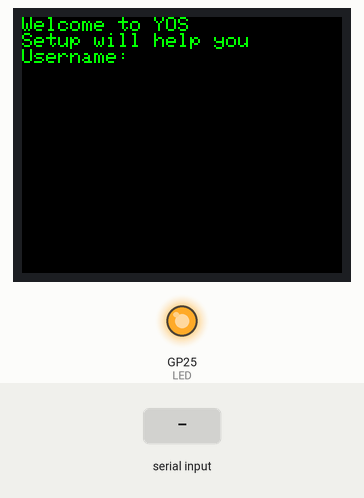
This sketch was run on a simulated Raspberry Pi Pico. On the bench: 160×128 colour display, output pins drawn as LEDs (lit = HIGH). The test bench sets the inputs (shaded band). Storage starts empty; what the sketch prints to the serial monitor is not drawn.

Above: at 14.5 s.
14.6 s: "/PASSWORD\n" received over Serial
At 15.5 s:
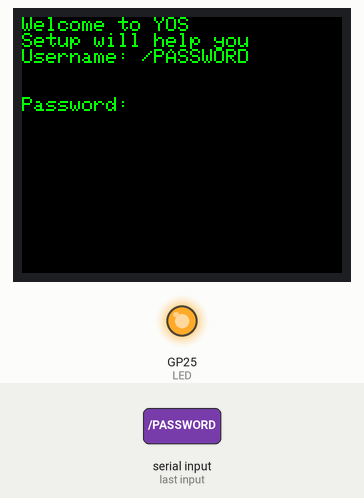
16.1 s: "PASSWORD\n" received over Serial
At 16.6 s:
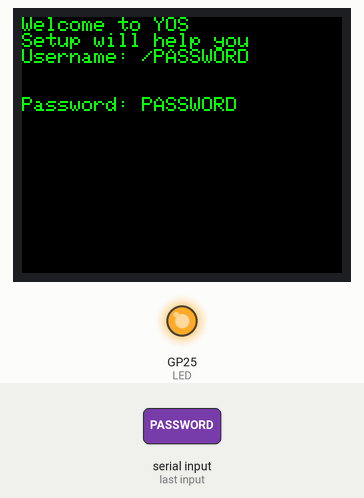
17.6 s: "END\n" received over Serial
At 19.9 s:
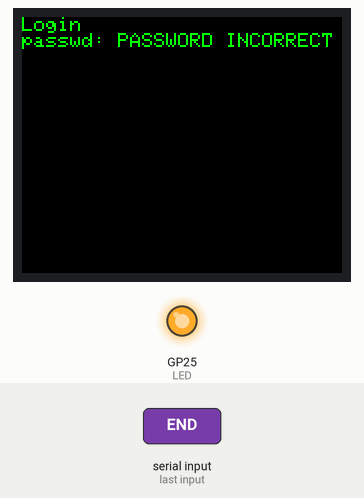
23.6 s: "PASSWORD\n" received over Serial
At 26.3 s:
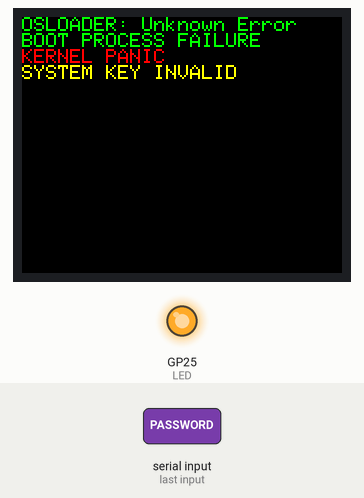
26.6 s: "mkdir \n" received over Serial
At 27.0 s:
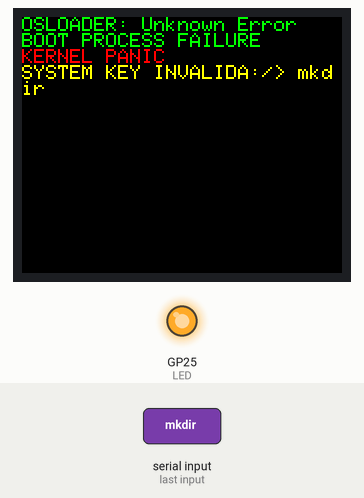
28.1 s: "makefile \n" received over Serial
At 29.3 s:
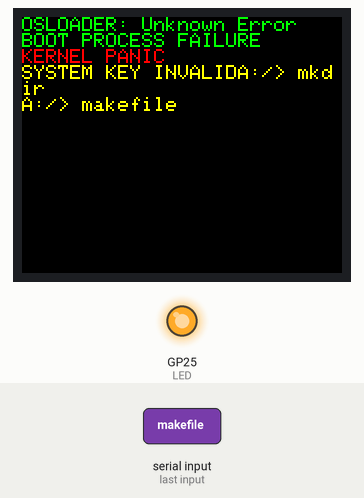
Timing chart, 0 to 30.6 s (numbered marks = the images above; inputs shaded):
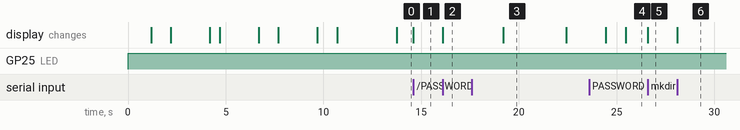

The sketch:

Project_DOS_9.0.ino
```cpp
#include <LittleFS.h>
#include <Arduino.h>
#include <SPI.h>
#include <Adafruit_GFX.h>
#include <Adafruit_ST7735.h>
#include <pico/bootrom.h>

bool bootsel_() {
  return BOOTSEL;
}

#define TFT_CS 11
#define TFT_RST 12
#define TFT_DC 13
#define TFT_MOSI 3
#define TFT_SCLK 2
#define LED 25

Adafruit_ST7735 tft = Adafruit_ST7735(TFT_CS, TFT_DC, TFT_MOSI, TFT_SCLK, TFT_RST);

int j8 = 1759284;
int fastboot = 0;
String username = "";
int junk = 0;
int rotation_man = 1;
bool cp437_state = true;
String readfile(String path);
void makefile(const char* path, const String& content);
void mkdir(const char* name);
void scripter();
void run();
void notepad(const char* patha);
void ref();
void listDir(const char* path);
void drawLogo();


void format() {
  tft.print("Reseting...");
  delay(1000);
  LittleFS.format();
}

void drawLogo() {
  // Draw YOS logo (angular design from your image)
  int offsetX = 40;
  int offsetY = 10;

  // Draw the upper rectangle


  // Draw the lower rectangle

}

void lsDir(String path) {
  Dir dir = LittleFS.openDir(path);
  while (dir.next()) {
    if (dir.isDirectory()) {
      tft.print("[DIR]  ");
    } else {
      tft.print("       ");
    }
    tft.println(dir.fileName());
  }
}

void open(String pathb) {
  String file_con = readfile(pathb);
  tft.print("\n");
  if (pathb == "/PASSWORD") {
    tft.print("ACCESS IS DENIED.\n");
  } else if (pathb == "PASSWORD") {
    tft.print("Invalid. \n");
  } else {
    tft.print(file_con);
    tft.print("\n");
  }
}

void notepad(const char* patha) {
  String fullScript = "";
  fullScript.reserve(512);
  tft.fillScreen(ST7735_BLACK);
  tft.setCursor(0, 0);
  tft.print("NOTEPAD \nType 'END' to save.\n");
  if (patha == "\YOS\PASSWORD") {
    tft.print("Exiting....");
    ref();
  } else {
    while (true) {
      if (Serial.available()) {
        String line = Serial.readStringUntil('\n');
        line.trim();
        if (line == "END") break;
        fullScript += line + "\n";
        tft.print("\n");
        tft.print(line);
      }
    }
  }
  mkdir("Notes");
  makefile(patha, fullScript);
  ref();
}

void scripter() {
  while (!Serial.available());
  String scr = Serial.readStringUntil('\n');
  scr.trim();
  scr.reserve(150);
  tft.print(scr);
  tft.println("\n");
  mkdir("Scripts");
  makefile("/Scripts/script", scr);
}

void makefile(const char* path, const String& content) {
  File f = LittleFS.open(path, "w");
  if (!f) {
    Serial.println("Failed to open file for writing: " + String(path));
    return;
  }
  f.print(content);
  f.close();
}

String readfile(String path) {
  File f = LittleFS.open(path, "r");
  if (!f) {
    return "";
  }
  String content = f.readString();
  f.close();
  return content;
}

void mkdir(const char* name) {
  String path = "/" + String(name);
  if (LittleFS.mkdir(path)) {
    Serial.println("Created directory: " + path);
  } else {
    Serial.println("Failed to create directory (may already exist): " + path);
  }
}

void sh() {
  if (Serial.available()) {
    String cmd = Serial.readStringUntil('\n');
    cmd.trim();

    tft.print("A:/> ");
    tft.println(cmd);

    if (cmd.startsWith("mkdir ")) {
      String name = cmd.substring(6);
      mkdir(name.c_str());
    } else if (cmd.startsWith("makefile ")) {
      String filename32 = cmd.substring(9);
      makefile(filename32.c_str(), "");
    } else if (cmd.startsWith("notepad ")) {
      String path = cmd.substring(8);
      notepad(path.c_str());
    } else if (cmd.startsWith("open ")) {
      String pathc = cmd.substring(5);
      open(pathc);

    } else if (cmd == "cls") {
      ref();
    } else if (cmd.startsWith("dir ")) {
      String dirpath = cmd.substring(4);
      lsDir(dirpath);
    } else if (cmd.startsWith("del ")) {
      String delpath = cmd.substring(4);
      LittleFS.remove(delpath);
    } else if (cmd == "Factory Reset") {
      format();
    } else if (cmd == "open /PASSWORD") {
      tft.print("Access is Denied");
    } else if (cmd == "open PASSWORD") {
      tft.print("Access is Denied");
} } }

void ref() {
  tft.fillScreen(ST7735_BLACK);
  tft.setCursor(0, 0);
}

void ProgressBar() {
  drawLogo();  // Draw logo at top
  delay(1000);

  tft.drawRect(10, 110, 140, 10, ST7735_WHITE);
  int steps[] = { 10, 25, 38, 45, 56, 76, 96, 140 };
  int delays[] = { 1000, 2000, 500, 2000, 1000, 2000, 1000, 3000 };

  for (int i = 0; i < 8; i++) {
    delay(delays[i]);
    tft.fillRect(10, 110, steps[i], 10, ST7735_WHITE);
  }
}

void setupa() {
  ref();
  tft.print("Welcome to YOS\n");
  tft.print("Setup will help you\n");
  tft.print("Username: ");

  while (!Serial.available());
  username = Serial.readStringUntil('\n');
  username.trim();
  tft.println(username);
  tft.println("\n");
  tft.print("Password: ");

  while (!Serial.available());
  String password = Serial.readStringUntil('\n');
  password.trim();

  tft.println(password);
  delay(3000);
  tft.print("exiting...\n");
  ref();
  mkdir("YOS");
  makefile("/YOS/PASSWORD", password);
  makefile("/YOS/username.txt", username);
  makefile("/YOS/setup.flag", "D");
  makefile("/YOS/bootx64.efi", "fastboot:1");

}

void setup() {
  Serial.begin(115200);
  if (!j8 == 1759284){
    tft.setTextColor(ST7735_RED);
    tft.print("KERNEL PANIC!");
    tft.print("CRITICAL SYSTEM ERROR!");
  }
  if (!LittleFS.begin()) {
    Serial.println("LittleFS mount failed! Formatting...");
    LittleFS.format();
    LittleFS.begin();
  }

  pinMode(LED, OUTPUT);
  digitalWrite(LED, HIGH);

  tft.cp437(true);
  tft.initR(INITR_BLACKTAB);
  tft.setRotation(rotation_man);
  tft.cp437(cp437_state);
  tft.fillScreen(ST7735_BLACK);
  tft.setCursor(0, 0);
  tft.setTextColor(ST7735_GREEN);

  if (LittleFS.exists("/YOS/bootx64.efi")) {
    junk = 0;
  } else {
    ProgressBar();
  }

  ref();

  if (!LittleFS.exists("/YOS/setup.flag")) {
    tft.print("setup is starting....\n");
    setupa();
  } else {
    username = readfile("/YOS/username.txt");
    tft.print("Identified User: ");
    tft.println(username);
    delay(2000);
  }

  ref();
  String passw = readfile("/YOS/PASSWORD");
  tft.print("Login\n");
  tft.print("passwd: ");
  int c890 = 62938415;
  while (!Serial.available());
  String passwd = Serial.readStringUntil('\n');
  passwd.trim();

  if (passwd == passw) {
    tft.print("LOGIN SUCCESSFUL\n");
    delay(1000);
    ref();
    if (c890 == 62938475) {
      junk = 1;
    }else{
     tft.print("OSLOADER: Unknown Error\n");
     tft.print("BOOT PROCESS FAILURE\n");
     tft.setTextColor(ST7735_RED);
     tft.print("KERNEL PANIC\n");
     tft.setTextColor(ST7735_YELLOW);
     tft.print("SYSTEM KEY INVALID");
    }
    // Command loop - keeps running until exit
    while (true) {
      sh();
    }
  } else if (passwd == "!Sudo/RECOVERFRMT") {
    format();
  } else {
    tft.print("PASSWORD INCORRECT\n");
    delay(3000);
    // Loop back to login or restart
    setup();
  }


}

void loop() {
  tft.print("FATAL ERROR: FIRMWARE OSLOADER MODE CORRUPTED [!]\n");
}
```

Measured:
- after the input at 14.6 s, the display: changes at once (image 1)
- after the input at 16.1 s, the display: changes at once (image 2)
- after the input at 17.6 s, the display: changes after 1.6 s (image 3)
- after the input at 23.6 s, the display: first changes after 0.85 s (image 4 shows a later state)
- after the input at 26.6 s, the display: changes at once (image 5)
- after the input at 28.1 s, the display: changes at once (image 6)
- what the display in image 3 shows lasts 3.2 s, from 19.2 s to 22.4 s
